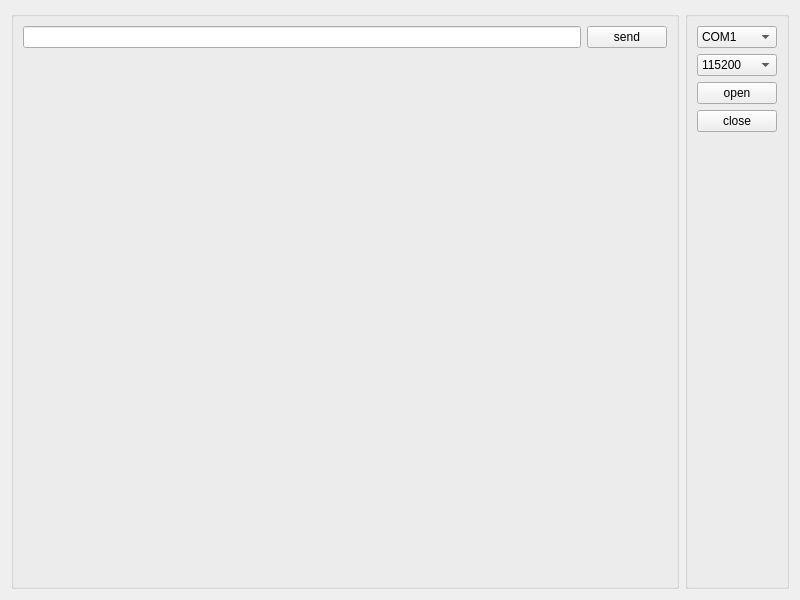
<?xml version="1.0" encoding="UTF-8"?>
<ui version="4.0">
 <class>formal_pro</class>
 <widget class="QWidget" name="formal_pro">
  <property name="geometry">
   <rect>
    <x>0</x>
    <y>0</y>
    <width>800</width>
    <height>600</height>
   </rect>
  </property>
  <property name="windowTitle">
   <string>formal_pro</string>
  </property>
  <layout class="QHBoxLayout" name="horizontalLayout_2">
   <item>
    <widget class="QGroupBox" name="groupBox">
     <property name="title">
      <string/>
     </property>
     <layout class="QVBoxLayout" name="verticalLayout_2">
      <item>
       <layout class="QVBoxLayout" name="verticalLayout">
        <item>
         <layout class="QHBoxLayout" name="horizontalLayout">
          <item>
           <widget class="QLineEdit" name="line_data"/>
          </item>
          <item>
           <widget class="QPushButton" name="Btn_send">
            <property name="text">
             <string>send</string>
            </property>
           </widget>
          </item>
         </layout>
        </item>
        <item>
         <widget class="QCustomPlot" name="customPlot" native="true"/>
        </item>
       </layout>
      </item>
     </layout>
    </widget>
   </item>
   <item>
    <widget class="QGroupBox" name="groupBox_2">
     <property name="title">
      <string/>
     </property>
     <layout class="QVBoxLayout" name="verticalLayout_3">
      <item>
       <widget class="QComboBox" name="cmb_port_name">
        <item>
         <property name="text">
          <string>COM1</string>
         </property>
        </item>
        <item>
         <property name="text">
          <string>COM2</string>
         </property>
        </item>
       </widget>
      </item>
      <item>
       <widget class="QComboBox" name="cmb_baud_rate">
        <item>
         <property name="text">
          <string>115200</string>
         </property>
        </item>
        <item>
         <property name="text">
          <string>57600</string>
         </property>
        </item>
        <item>
         <property name="text">
          <string>56000</string>
         </property>
        </item>
        <item>
         <property name="text">
          <string>38400</string>
         </property>
        </item>
        <item>
         <property name="text">
          <string>19200</string>
         </property>
        </item>
        <item>
         <property name="text">
          <string>14400</string>
         </property>
        </item>
        <item>
         <property name="text">
          <string>9600</string>
         </property>
        </item>
        <item>
         <property name="text">
          <string>4800</string>
         </property>
        </item>
        <item>
         <property name="text">
          <string>2400</string>
         </property>
        </item>
        <item>
         <property name="text">
          <string>1200</string>
         </property>
        </item>
       </widget>
      </item>
      <item>
       <widget class="QPushButton" name="Btn_open">
        <property name="text">
         <string>open</string>
        </property>
       </widget>
      </item>
      <item>
       <widget class="QPushButton" name="Btn_close">
        <property name="text">
         <string>close</string>
        </property>
       </widget>
      </item>
      <item>
       <spacer name="verticalSpacer">
        <property name="orientation">
         <enum>Qt::Vertical</enum>
        </property>
        <property name="sizeHint" stdset="0">
         <size>
          <width>20</width>
          <height>40</height>
         </size>
        </property>
       </spacer>
      </item>
     </layout>
    </widget>
   </item>
  </layout>
 </widget>
 <customwidgets>
  <customwidget>
   <class>QCustomPlot</class>
   <extends>QWidget</extends>
   <header location="global">qcustomplot.h</header>
   <container>1</container>
  </customwidget>
 </customwidgets>
 <resources/>
 <connections/>
</ui>
